Frame 1 (no input): blank canvas, image omitted
Frame 60 (no input): blank canvas, image omitted
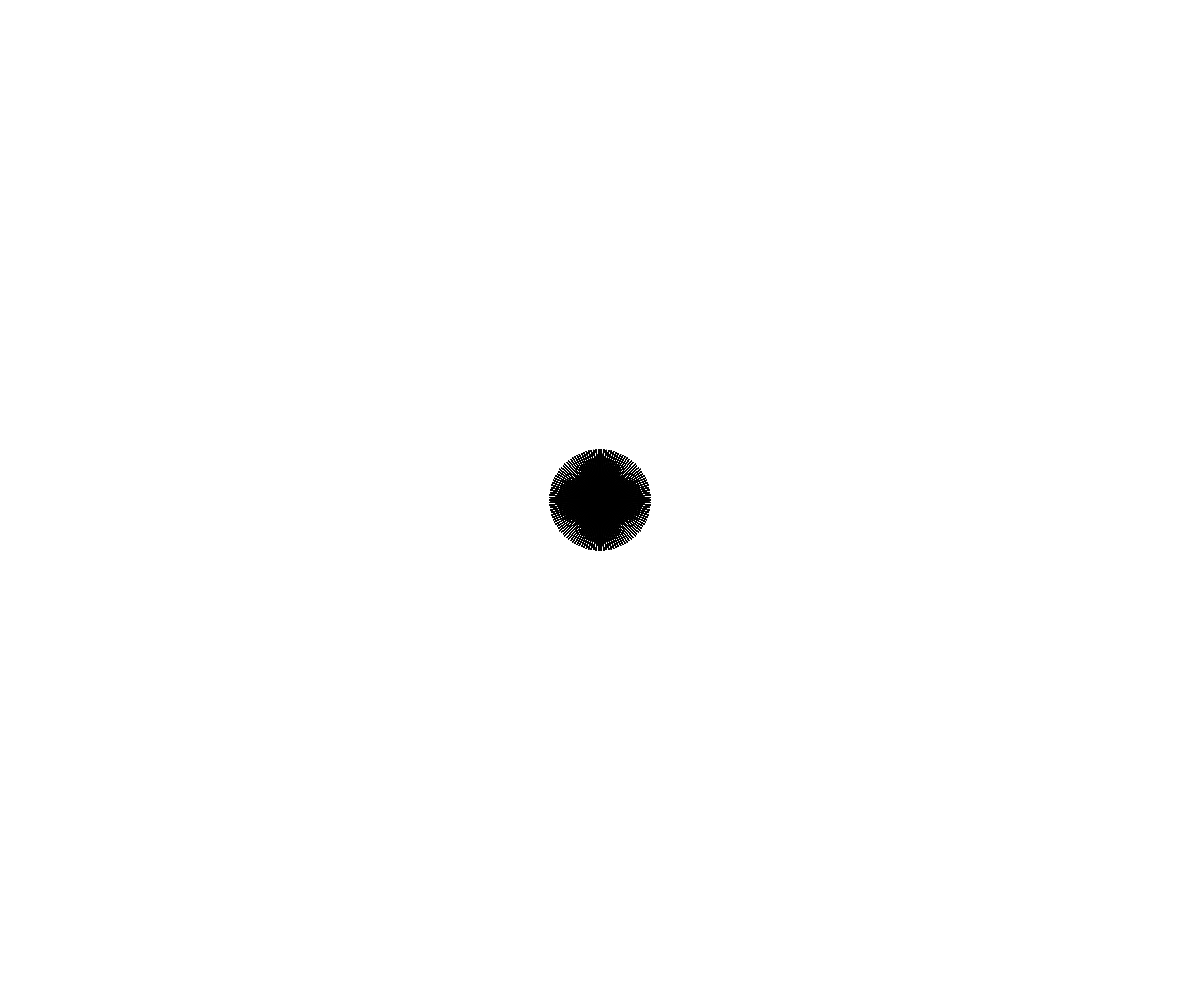
Frame 120 (the mouse pressed at the canvas centre since frame 60)

The p5.js sketch whose frames 1 and 60 were blank and that drew this single picture after the mouse press (run headless with seeded random() and noise() and a simulated clock; from frame 60 on, the mouse is pressed at the canvas centre):

// p5.js sketch
// ── sketch.js

function setup() {
  createCanvas(windowWidth, windowHeight);
}

function draw() {
  // background(255)
  if(mouseIsPressed) {
    // move the coordinate system to the center of the page
    translate(width / 2, height / 2)
  
    // converts mousY from a number between 0 and height
    // to a number between 2 and 80
    const circleResolution = map(mouseY, 0, height, 2, 250);
  
    // remove half of the display's width from mouseX
    // this makes the radius smaller the more the mouse is moved toward the center
    // 0.5 is added to ensure at least a diameter of 1
    const radius = mouseX - width / 2 + 50
  
    // TWO_PI = full circle
    // divided by the number of lines
    const angle = TWO_PI / circleResolution
  
    strokeWeight(1)
    // strokeWeight(mouseY / 50)
  
    noFill()
    beginShape()
  
    for (let i = 0; i < circleResolution; i++) {
      const x = cos(angle * i) * radius
      const y = sin(angle * i) * radius
      
      line(0, 0, x, y)
  
      // connect the endpoints of the line
      // vertex(x, y)
    }
    endShape(CLOSE)
  }
}

function windowResized() {
  resizeCanvas(windowWidth, windowHeight)
}
